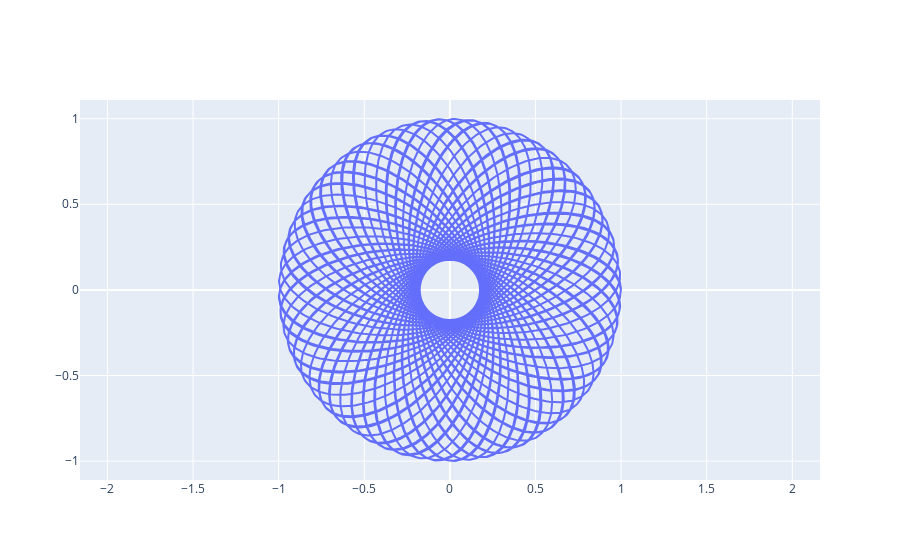

The notebook cell this image was saved under:
### Code cell
fig=go.Figure(data=go.Scatter(x=Rs[:,0],y=Rs[:,1],mode='lines'))
fig.update_yaxes(scaleanchor="x", scaleratio=1) #from chatgpt
fig.show()

### Figure 1 — Plotly figure (JSON) as saved in the notebook; plotly's stock layout.template omitted (floating-point values rounded to 4 significant figures; data arrays with more than 128 entries replaced by an {"elided": "..."} marker saying what was removed)
{"data": [{"mode": "lines", "type": "scatter", "x": {"elided": "10001 float values"}, "y": {"elided": "10001 float values"}}], "layout": {"autosize": true, "xaxis": {"autorange": true, "domain": [0, 1], "range": [-2.656, 2.658], "type": "linear"}, "yaxis": {"autorange": true, "domain": [0, 1], "range": [-1.11, 1.109], "scaleanchor": "x", "scaleratio": 1, "type": "linear"}}}
